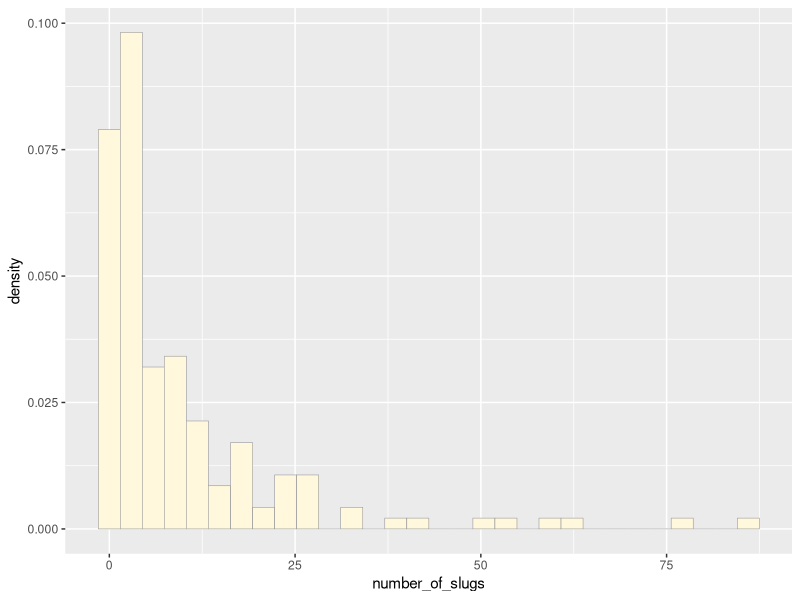
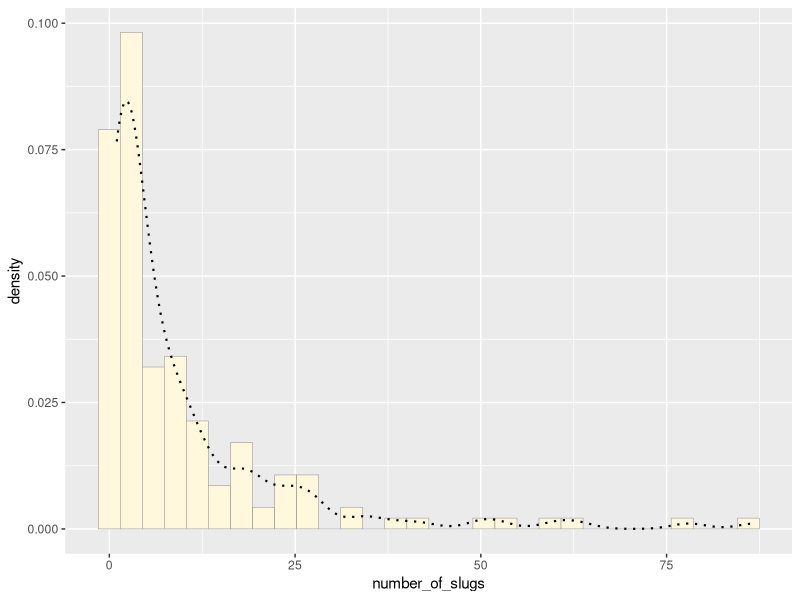
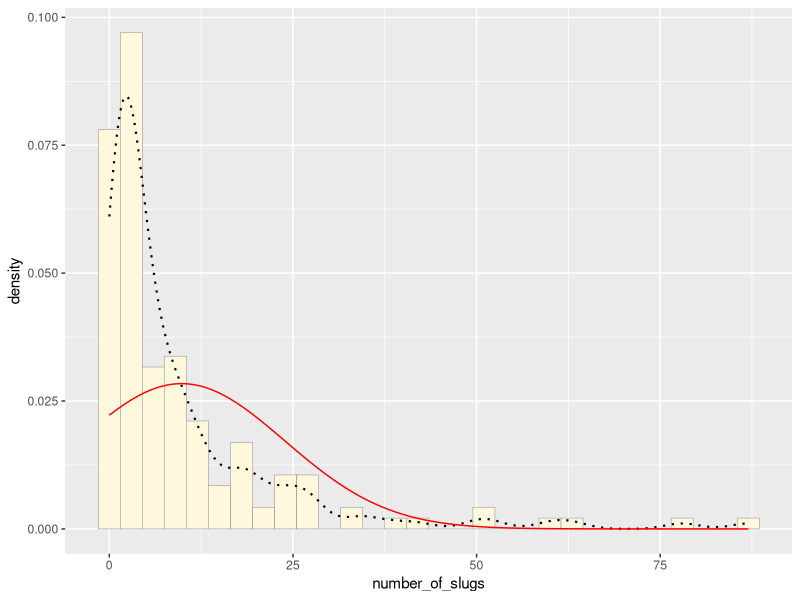
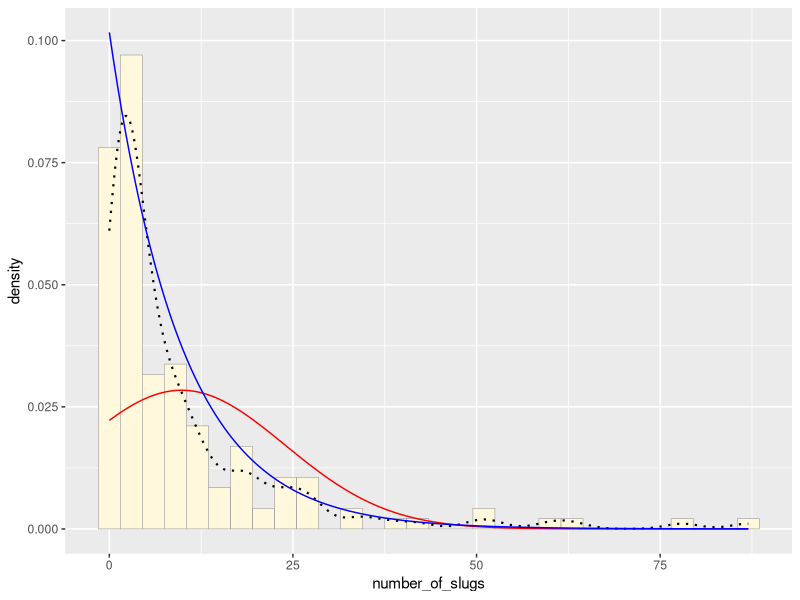
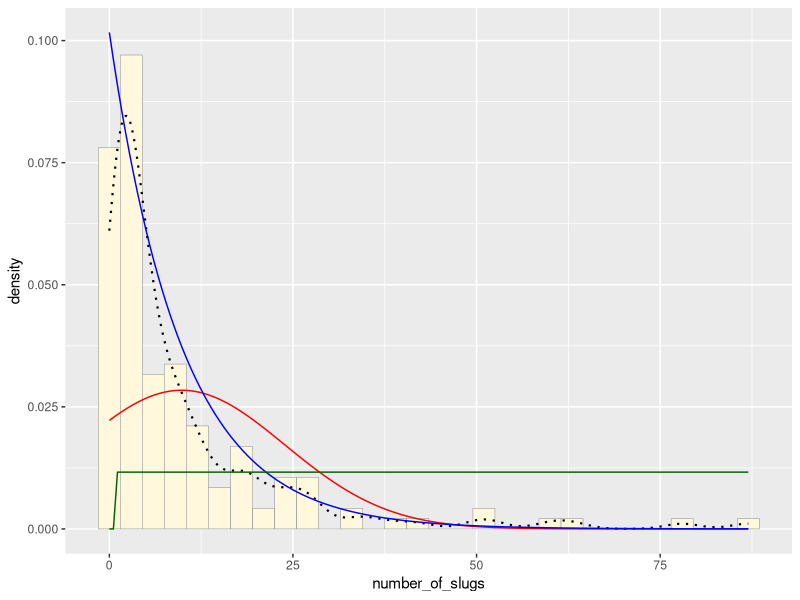
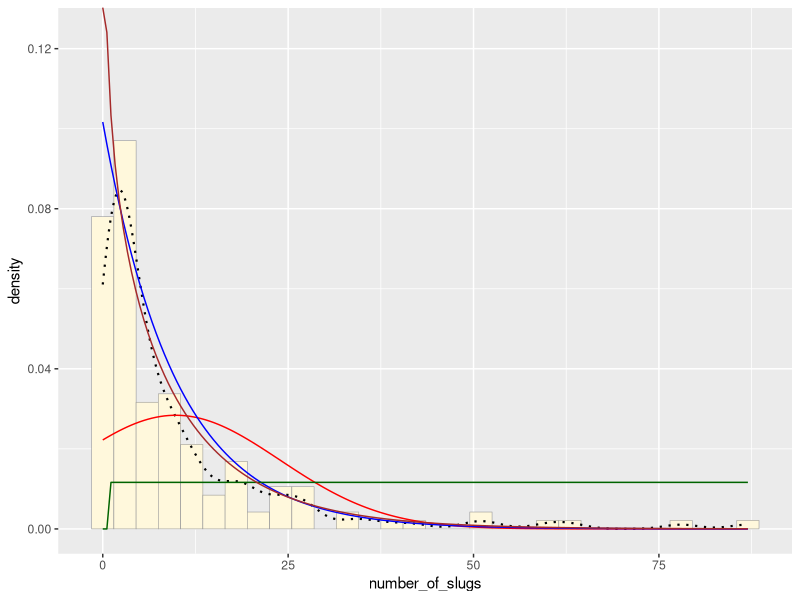
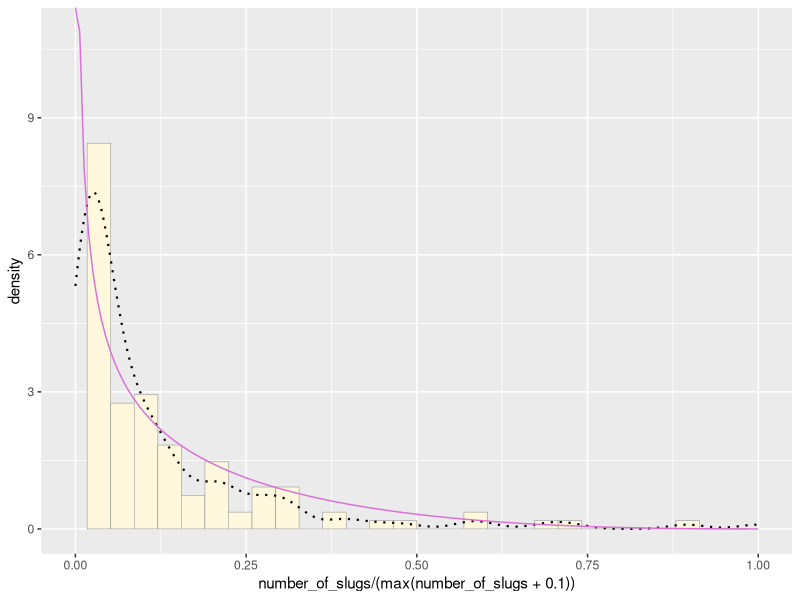
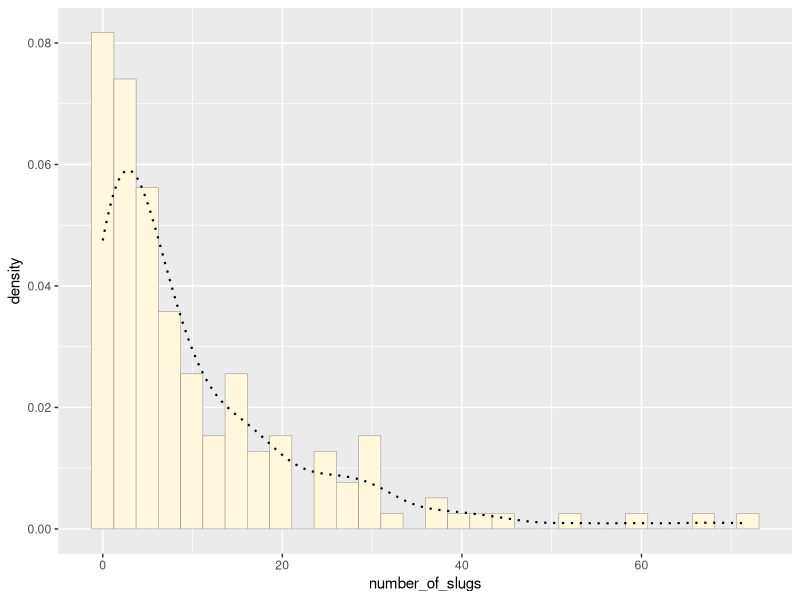

These figures' R source, in order:
## ---- chunk 1
library(ggplot2) # for graphics
library(MASS) # for maximum likelihood estimation
## ---- chunk 2
# quick and dirty, a truncated normal distribution to work on the solution set

# z <- rnorm(n=3000,mean=0.2)
# z <- data.frame(1:3000,z)
# names(z) <- list("ID","myVar")
# z <- z[z$myVar>0,]
# str(z)
# summary(z$myVar)
## ---- chunk 3
z <- read.table("modified_slug_data.csv",header=TRUE,sep=",")
z <- z[z$number_of_slugs>0,]
str(z)
summary(z)
## ---- chunk 4
p1 <- ggplot(data=z, aes(x=number_of_slugs, y=after_stat(density))) +
  geom_histogram(color="grey60",fill="cornsilk",linewidth=0.2) 
print(p1)
## ---- chunk 5
p1 <-  p1 +  geom_density(linetype="dotted",linewidth=0.75)
print(p1)
## ---- chunk 6
normPars <- fitdistr(z$number_of_slugs,"normal")
print(normPars)
str(normPars)
normPars$estimate["mean"] # note structure of getting a named attribute
## ---- chunk 7
meanML <- normPars$estimate["mean"]
sdML <- normPars$estimate["sd"]

xval <- seq(0,max(z$number_of_slugs),len=length(z$number_of_slugs))

 stat <- stat_function(aes(x = xval, y = after_stat(y)), fun = dnorm, colour="red", n = length(z$number_of_slugs), args = list(mean = meanML, sd = sdML))
 p1 + stat
## ---- chunk 8
expoPars <- fitdistr(z$number_of_slugs,"exponential")
rateML <- expoPars$estimate["rate"]

stat2 <- stat_function(aes(x = xval, y = ..y..), fun = dexp, colour="blue", n = length(z$number_of_slugs), args = list(rate=rateML))
 p1 + stat + stat2
## ---- chunk 9
stat3 <- stat_function(aes(x = xval, y = ..y..), fun = dunif, colour="darkgreen", n = length(z$number_of_slugs), args = list(min=min(z$number_of_slugs), max=max(z$number_of_slugs)))
 p1 + stat + stat2 + stat3
## ---- chunk 10
gammaPars <- fitdistr(z$number_of_slugs,"gamma")
shapeML <- gammaPars$estimate["shape"]
rateML <- gammaPars$estimate["rate"]

stat4 <- stat_function(aes(x = xval, y = ..y..), fun = dgamma, colour="brown", n = length(z$number_of_slugs), args = list(shape=shapeML, rate=rateML))
 p1 + stat + stat2 + stat3 + stat4
## ---- chunk 11
pSpecial <- ggplot(data=z, aes(x=number_of_slugs/(max(number_of_slugs + 0.1)), y=..density..)) +
  geom_histogram(color="grey60",fill="cornsilk",size=0.2) + 
  xlim(c(0,1)) +
  geom_density(size=0.75,linetype="dotted")

betaPars <- fitdistr(x=z$number_of_slugs/max(z$number_of_slugs + 0.1),start=list(shape1=1,shape2=2),"beta")
shape1ML <- betaPars$estimate["shape1"]
shape2ML <- betaPars$estimate["shape2"]

statSpecial <- stat_function(aes(x = xval, y = ..y..), fun = dbeta, colour="orchid", n = length(z$number_of_slugs), args = list(shape1=shape1ML,shape2=shape2ML))
pSpecial + statSpecial
## ---- chunk 12
simulateData <- rgamma(n=158,rate=0.08138869,shape=0.800539)

simulateData <- data.frame(1:158,simulateData)
names(simulateData) <- list("ID","number_of_slugs")
z <- z[z$myVar>0,]

simulatePlot <- ggplot(data=simulateData, aes(x=number_of_slugs, y=..density..)) +
  geom_histogram(color="grey60",fill="cornsilk",size=0.2)
simulatePlot <-  simulatePlot +  geom_density(linetype="dotted",size=0.75)
## ---- chunk 13
print(simulatePlot)
## ---- chunk 14
print(p1)
